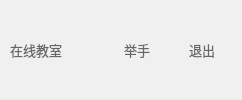
    <widget class="QFrame" name="function_btn_frame">
     <property name="minimumSize">
      <size>
       <width>0</width>
       <height>30</height>
      </size>
     </property>
     <property name="styleSheet">
      <string notr="true">QFrame {
	background: #f0f0f0;
	border: none;
	border-bottom: 1px solid #E8ECEC;
}</string>
     </property>
     <property name="frameShape">
      <enum>QFrame::StyledPanel</enum>
     </property>
     <property name="frameShadow">
      <enum>QFrame::Raised</enum>
     </property>
     <layout class="QHBoxLayout" name="horizontalLayout_4">
      <property name="spacing">
       <number>5</number>
      </property>
      <property name="leftMargin">
       <number>10</number>
      </property>
      <property name="topMargin">
       <number>0</number>
      </property>
      <property name="rightMargin">
       <number>10</number>
      </property>
      <property name="bottomMargin">
       <number>0</number>
      </property>
      <item>
       <widget class="QLabel" name="label_26">
        <property name="font">
         <font>
          <family>微软雅黑</family>
          <pointsize>10</pointsize>
         </font>
        </property>
        <property name="styleSheet">
         <string notr="true">QFrame {
	color: #666666;
	background: none;
	border: none;
}</string>
        </property>
        <property name="text">
         <string>在线教室</string>
        </property>
       </widget>
      </item>
      <item>
       <spacer name="horizontalSpacer_8">
        <property name="orientation">
         <enum>Qt::Horizontal</enum>
        </property>
        <property name="sizeHint" stdset="0">
         <size>
          <width>40</width>
          <height>20</height>
         </size>
        </property>
       </spacer>
      </item>
      <item>
       <widget class="QPushButton" name="raise_hand_btn">
        <property name="sizePolicy">
         <sizepolicy hsizetype="Minimum" vsizetype="Fixed">
          <horstretch>0</horstretch>
          <verstretch>0</verstretch>
         </sizepolicy>
        </property>
        <property name="minimumSize">
         <size>
          <width>60</width>
          <height>25</height>
         </size>
        </property>
        <property name="maximumSize">
         <size>
          <width>60</width>
          <height>25</height>
         </size>
        </property>
        <property name="font">
         <font>
          <family>微软雅黑</family>
          <pointsize>10</pointsize>
         </font>
        </property>
        <property name="cursor">
         <cursorShape>PointingHandCursor</cursorShape>
        </property>
        <property name="styleSheet">
         <string notr="true">QPushButton {
	color: #666666;
	background: none;
	border: none;
	border-radius: 5px;
}

QPushButton:hover {
	background-color: #dedede;
}</string>
        </property>
        <property name="text">
         <string>举手</string>
        </property>
        <property name="icon">
         <iconset resource="../../Status.qrc">
          <normaloff>:/button/Resources/material/button/raise_hand.png</normaloff>:/button/Resources/material/button/raise_hand.png</iconset>
        </property>
        <property name="iconSize">
         <size>
          <width>15</width>
          <height>15</height>
         </size>
        </property>
       </widget>
      </item>
      <item>
       <widget class="QPushButton" name="exit_lesson_btn">
        <property name="sizePolicy">
         <sizepolicy hsizetype="Minimum" vsizetype="Fixed">
          <horstretch>0</horstretch>
          <verstretch>0</verstretch>
         </sizepolicy>
        </property>
        <property name="minimumSize">
         <size>
          <width>60</width>
          <height>25</height>
         </size>
        </property>
        <property name="maximumSize">
         <size>
          <width>60</width>
          <height>25</height>
         </size>
        </property>
        <property name="font">
         <font>
          <family>微软雅黑</family>
          <pointsize>10</pointsize>
         </font>
        </property>
        <property name="cursor">
         <cursorShape>PointingHandCursor</cursorShape>
        </property>
        <property name="styleSheet">
         <string notr="true">QPushButton {
	color: #666666;
	background: none;
	border: none;
	border-radius: 5px;
}

QPushButton:hover {
	background-color: #dedede;
}</string>
        </property>
        <property name="text">
         <string>退出</string>
        </property>
        <property name="icon">
         <iconset resource="../../Status.qrc">
          <normaloff>:/button/Resources/material/button/exit.png</normaloff>:/button/Resources/material/button/exit.png</iconset>
        </property>
        <property name="iconSize">
         <size>
          <width>15</width>
          <height>15</height>
         </size>
        </property>
       </widget>
      </item>
     </layout>
    </widget>
